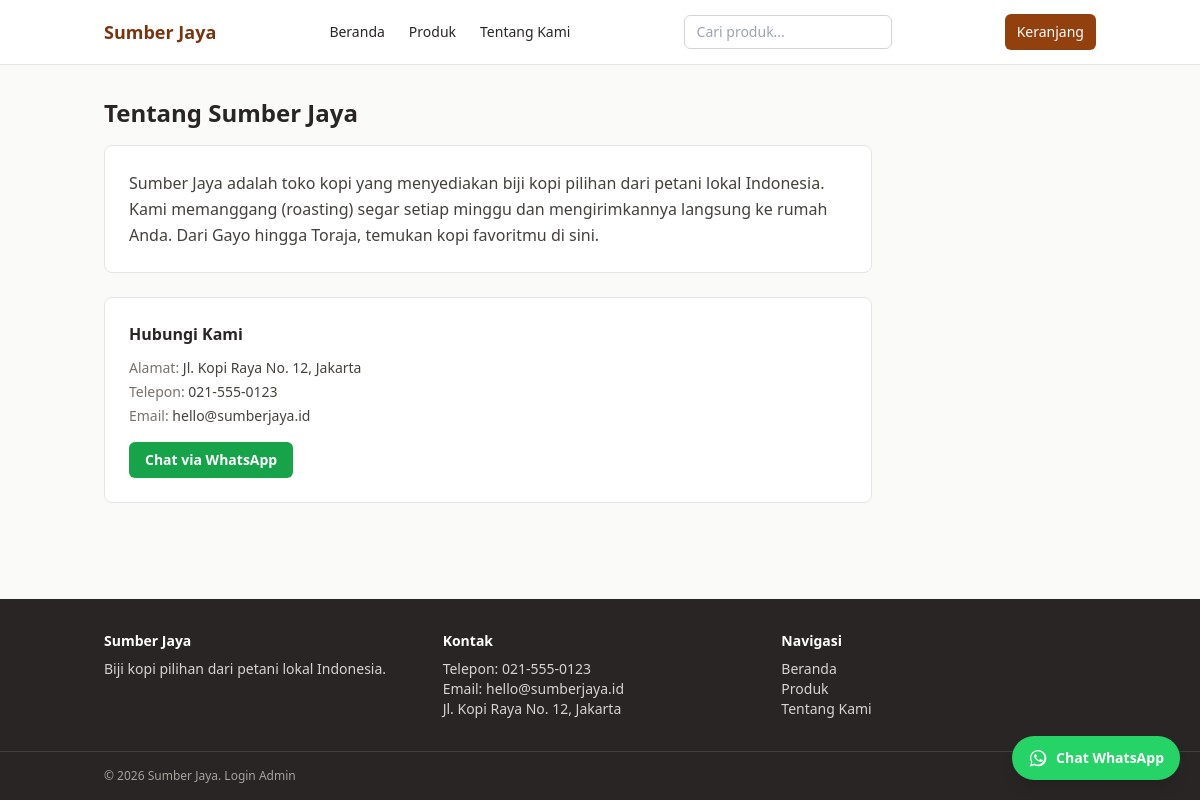
The app's page /index.php/about with its own data.
### tables this page shows
CREATE TABLE IF NOT EXISTS `settings` (
  `id`              TINYINT UNSIGNED NOT NULL DEFAULT 1,
  `store_name`      VARCHAR(100) NOT NULL DEFAULT 'Sumber Jaya',
  `whatsapp_number` VARCHAR(30) NOT NULL DEFAULT '6281234567890',  
  `phone`           VARCHAR(30) NULL DEFAULT NULL,
  `address`         VARCHAR(255) NULL DEFAULT NULL,
  `email`           VARCHAR(100) NULL DEFAULT NULL,
  `about_text`      TEXT NULL,
  PRIMARY KEY (`id`)
);

### application/core/MY_Controller.php (called while the page is built, shortened)
<?php
class MY_Controller extends CI_Controller {
	public function __construct()
	{
		$this->storeData = $this->Setting_model->getRow();
	}
}
class Public_Controller extends MY_Controller {
	public function __construct()
	{
		parent::__construct();
		$this->load->model(array('Category_model', 'Product_model', 'PageView_model'));
		$this->load->library('cart_lib');
	}
	protected function render($view, $data = array())
	{
		$data = array_merge(array(
			'store'          => $this->storeData,
			'navCategories'  => $this->Category_model->getAll(),
			'cartCount'      => $this->cart_lib->count(),
			'pageTitle'      => '',
		), $data);
		$this->load->view('layout/header', $data);
		$this->load->view($view, $data);
		$this->load->view('layout/footer', $data);
	}
}

### application/controllers/About.php (called while the page is built, shortened)
<?php
class About extends Public_Controller {
	public function index()
	{
		$this->render('about', array('pageTitle' => 'Tentang Kami'));
	}
}

### index.php (called while the page is built, shortened)
<?php
require_once BASEPATH.'core/CodeIgniter.php';

### application/models/Setting_model.php (called while the page is built, shortened)
<?php
class Setting_model extends CI_Model {
	public function getRow()
	{
		$row = $this->db->where('id', 1)->get('settings')->row_array();
		if ($row)
		{
			return $row;
		}
		return array(
			'store_name'      => 'Sumber Jaya',
			'whatsapp_number' => '',
			'phone'           => '',
			'address'         => '',
			'email'           => '',
			'about_text'      => '',
		);
	}
}

### application/helpers/app_helper.php (called while the page is built, shortened)
<?php
	if ( ! function_exists('esc'))
{
	function esc($value, $context = 'html')
	{
		$value = html_escape($value);
		if ($context === 'attr')
		{
			$value = str_replace("'", '&#39;', $value);
		}
		return $value;
	}
}

### application/views/about.php (the view, shortened to what this page needs)
<div class="max-w-3xl">
	<h1 class="text-2xl font-bold mb-4">Tentang <?= esc($store['store_name']) ?></h1>
	<?php if ( ! empty($store['about_text'])): ?>
		<div class="bg-white border border-stone-200 rounded-lg p-6 text-stone-700 leading-relaxed">
			<?= nl2br(esc($store['about_text'])) ?>
		</div>
	<?php else: ?>
		<p class="text-stone-500 text-sm">Deskripsi toko belum diisi oleh admin.</p>
	<?php endif; ?>
	<?php if ( ! empty($store['address']) OR ! empty($store['phone']) OR ! empty($store['email'])): ?>
		<div class="bg-white border border-stone-200 rounded-lg p-6 mt-6">
			<h2 class="font-semibold mb-3">Hubungi Kami</h2>
			<ul class="text-sm text-stone-700 space-y-1">
				<?php if ( ! empty($store['address'])): ?>
					<li><span class="text-stone-500">Alamat:</span> <?= esc($store['address']) ?></li>
				<?php endif; ?>
				<?php if ( ! empty($store['phone'])): ?>
					<li><span class="text-stone-500">Telepon:</span> <?= esc($store['phone']) ?></li>
				<?php endif; ?>
				<?php if ( ! empty($store['email'])): ?>
					<li><span class="text-stone-500">Email:</span> <?= esc($store['email']) ?></li>
				<?php endif; ?>
			</ul>
			<?php if ( ! empty($store['whatsapp_number'])): ?>
				<a href="https://wa.me/<?= esc(rawurlencode($store['whatsapp_number']), 'attr') ?>" target="_blank" rel="noopener noreferrer"
				   class="inline-block mt-4 bg-green-600 text-white text-sm font-semibold px-4 py-2 rounded-md hover:bg-green-700">
					Chat via WhatsApp
				</a>
			<?php endif; ?>
		</div>
	<?php endif; ?>
</div>

### application/views/layout/header.php (shortened to what this page needs)
<!DOCTYPE html>
<html lang="id">
<head>
	<script src="https://cdn.tailwindcss.com"></script>
</head>
<body class="bg-stone-50 text-stone-800 flex flex-col min-h-screen">
<header class="bg-white border-b border-stone-200 sticky top-0 z-10">
	<div class="max-w-5xl mx-auto px-4">
		<div class="flex items-center justify-between h-16 gap-4">
			<a href="<?= site_url() ?>" class="font-bold text-lg text-amber-900"><?= esc($store['store_name']) ?></a>
			<nav class="hidden sm:flex items-center gap-6 text-sm">
				<a href="<?= site_url() ?>" class="hover:text-amber-700">Beranda</a>
				<a href="<?= site_url('products') ?>" class="hover:text-amber-700">Produk</a>
				<a href="<?= site_url('about') ?>" class="hover:text-amber-700">Tentang Kami</a>
			</nav>
			<form action="<?= site_url('products') ?>" method="get" class="hidden md:block">
				<input type="search" name="q" maxlength="100" placeholder="Cari produk..."
				       value="<?= esc((string) $this->input->get('q', TRUE), 'attr') ?>"
				       class="w-36 lg:w-52 border border-stone-300 rounded-md px-3 py-1.5 text-sm">
			</form>
			<a href="<?= site_url('cart') ?>" class="relative inline-flex items-center gap-2 text-sm px-3 py-2 rounded-md bg-amber-800 text-white hover:bg-amber-900">
				Keranjang
			</a>
		</div>
	</div>
</header>
<main class="flex-1 max-w-5xl w-full mx-auto px-4 py-8">

### application/views/layout/footer.php (shortened to what this page needs)
</main>
<footer class="bg-stone-800 text-stone-300 text-sm mt-8">
	<div class="max-w-5xl mx-auto px-4 py-8 grid gap-6 sm:grid-cols-3">
		<div>
			<p class="font-semibold text-white mb-2"><?= esc($store['store_name']) ?></p>
			<p>Biji kopi pilihan dari petani lokal Indonesia.</p>
		</div>
		<div>
			<p class="font-semibold text-white mb-2">Kontak</p>
			<?php if ( ! empty($store['phone'])): ?>
				<p>Telepon: <?= esc($store['phone']) ?></p>
			<?php endif; ?>
			<?php if ( ! empty($store['email'])): ?>
				<p>Email: <?= esc($store['email']) ?></p>
			<?php endif; ?>
			<?php if ( ! empty($store['address'])): ?>
				<p><?= esc($store['address']) ?></p>
			<?php endif; ?>
		</div>
		<div>
			<p class="font-semibold text-white mb-2">Navigasi</p>
			<a href="<?= site_url() ?>" class="block hover:text-white">Beranda</a>
			<a href="<?= site_url('products') ?>" class="block hover:text-white">Produk</a>
			<a href="<?= site_url('about') ?>" class="block hover:text-white">Tentang Kami</a>
		</div>
	</div>
	<div class="border-t border-stone-700">
		<p class="max-w-5xl mx-auto px-4 py-4 text-xs text-stone-400">
			&copy; <?= date('Y') ?> <?= esc($store['store_name']) ?>.
			<a href="<?= site_url('admin/login') ?>" class="hover:text-stone-200">Login Admin</a>
		</p>
	</div>
</footer>
<?php if ( ! empty($store['whatsapp_number'])): ?>
<a href="https://wa.me/<?= esc($store['whatsapp_number'], 'attr') ?>?text=<?= rawurlencode('Halo '.$store['store_name'].', saya ingin bertanya tentang produk.') ?>"
   target="_blank" rel="noopener"
   class="fixed bottom-5 right-5 z-50 inline-flex items-center gap-2 bg-[#25D366] hover:bg-[#1ebe5b] text-white font-semibold text-sm px-4 py-3 rounded-full shadow-lg">
	<span class="hidden sm:inline">Chat WhatsApp</span>
</a>
<?php endif ?>
</body>
</html>

### records on screen
settings: store_name "Sumber Jaya", about_text "Sumber Jaya adalah toko kopi yang menyediakan biji kopi pilihan dari petani lokal Indonesia. Kami memanggang (roasting) segar setiap minggu dan mengirimkannya langsung ke rumah Anda. Dari Gayo hingga Toraja, temukan kopi favoritmu di sini.", address "Jl. Kopi Raya No. 12, Jakarta", phone "021-555-0123", email "hello@sumberjaya.id"
